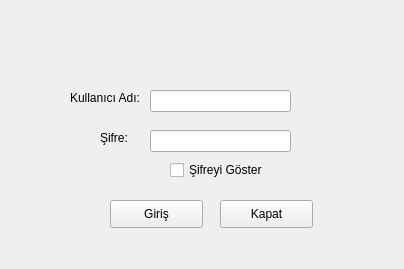
<?xml version="1.0" encoding="UTF-8"?>
<ui version="4.0">
 <class>giris</class>
 <widget class="QWidget" name="giris">
  <property name="geometry">
   <rect>
    <x>0</x>
    <y>0</y>
    <width>404</width>
    <height>269</height>
   </rect>
  </property>
  <property name="windowTitle">
   <string>Giriş</string>
  </property>
  <widget class="QLineEdit" name="lineEdit">
   <property name="geometry">
    <rect>
     <x>150</x>
     <y>90</y>
     <width>141</width>
     <height>22</height>
    </rect>
   </property>
  </widget>
  <widget class="QLineEdit" name="lineEdit_2">
   <property name="geometry">
    <rect>
     <x>150</x>
     <y>130</y>
     <width>141</width>
     <height>22</height>
    </rect>
   </property>
   <property name="echoMode">
    <enum>QLineEdit::Password</enum>
   </property>
  </widget>
  <widget class="QLabel" name="label">
   <property name="geometry">
    <rect>
     <x>70</x>
     <y>90</y>
     <width>81</width>
     <height>16</height>
    </rect>
   </property>
   <property name="text">
    <string>Kullanıcı Adı:</string>
   </property>
  </widget>
  <widget class="QLabel" name="label_2">
   <property name="geometry">
    <rect>
     <x>100</x>
     <y>130</y>
     <width>31</width>
     <height>16</height>
    </rect>
   </property>
   <property name="text">
    <string>Şifre:</string>
   </property>
  </widget>
  <widget class="QPushButton" name="pushButton">
   <property name="geometry">
    <rect>
     <x>110</x>
     <y>200</y>
     <width>93</width>
     <height>28</height>
    </rect>
   </property>
   <property name="text">
    <string>Giriş</string>
   </property>
  </widget>
  <widget class="QPushButton" name="pushButton_2">
   <property name="geometry">
    <rect>
     <x>220</x>
     <y>200</y>
     <width>93</width>
     <height>28</height>
    </rect>
   </property>
   <property name="text">
    <string>Kapat</string>
   </property>
  </widget>
  <widget class="QCheckBox" name="checkBox">
   <property name="geometry">
    <rect>
     <x>170</x>
     <y>160</y>
     <width>111</width>
     <height>20</height>
    </rect>
   </property>
   <property name="text">
    <string>Şifreyi Göster</string>
   </property>
  </widget>
 </widget>
 <resources/>
 <connections/>
</ui>
